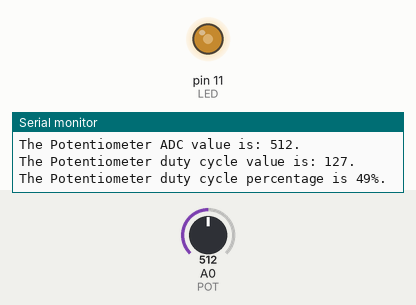
Recording of a sketch running on a simulated Arduino Uno, built with avr-gcc and run on an emulated ATmega328P. Parts: output pins drawn as LEDs (lit = HIGH), the last lines printed to the serial monitor. The test bench sets the inputs (shaded band); at power-on: A0 (POT) = 512.

Above: at 1.8 s.
1.9 s: A0 (POT) set to 716
At 2.6 s:
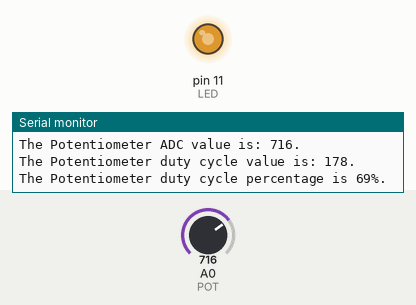
3.6 s: A0 (POT) set to 900
At 4.6 s:
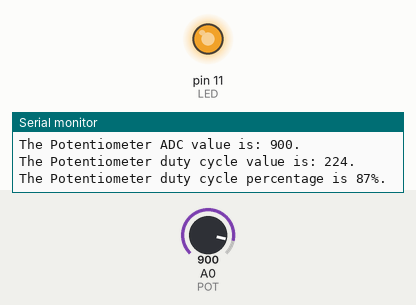
5.7 s: A0 (POT) set to 122
At 7.6 s:
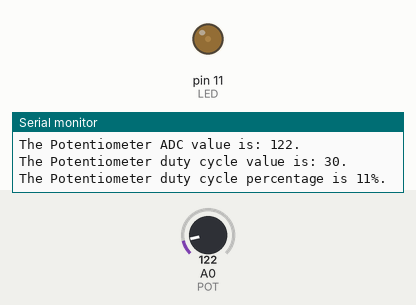
7.9 s: A0 (POT) set to 0
At 9.7 s:
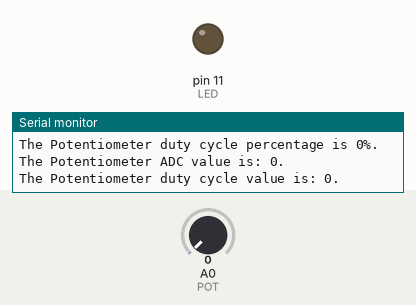
10.0 s: A0 (POT) set to 511
At 11.4 s:
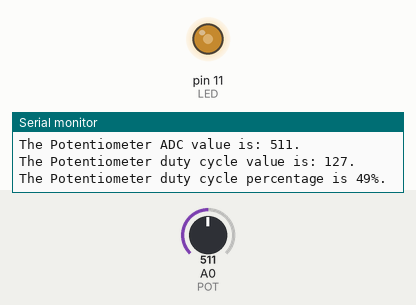
Timing chart, 0 to 13.0 s (numbered marks = the images above; inputs shaded):
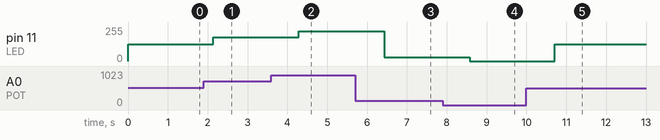

The sketch:

Lab3PartB.ino
```cpp
const int POT = A0;
const int LED = 11;
int ADCValue;
int DutyCycle;
int percentValue;

void setup() {
  // put your setup code here, to run once:
  Serial.begin(9600);
  pinMode(11, OUTPUT);
  pinMode(POT, INPUT);

}
void loop() {
  // put your main code here, to run repeatedly:
  ADCValue = analogRead(POT);
  DutyCycle = map(ADCValue, 0, 1023, 0, 255);
  analogWrite(LED, DutyCycle);

  percentValue = map(DutyCycle, 0, 255, 0, 100);

  Serial.print("The Potentiometer ADC value is: ");
  Serial.print(ADCValue);
  Serial.println(".");

  Serial.print("The Potentiometer duty cycle value is: ");
  Serial.print(DutyCycle);
  Serial.println(".");

  Serial.print("The Potentiometer duty cycle percentage is ");
  Serial.print(percentValue);
  Serial.println("%.");

  Serial.println("");

  delay(1000);
}
```

Measured:
- after the input at 1.9 s, pin 11 (LED): 127/255 → 178/255 after 0.24 s
- after the input at 3.6 s, pin 11 (LED): 178/255 → 224/255 after 0.69 s
- after the input at 5.7 s, pin 11 (LED): 224/255 → 30/255 after 0.73 s
- after the input at 7.9 s, pin 11 (LED): 30/255 → 0/255 after 0.67 s
- after the input at 10.0 s, pin 11 (LED): 0/255 → 127/255 after 0.71 s
